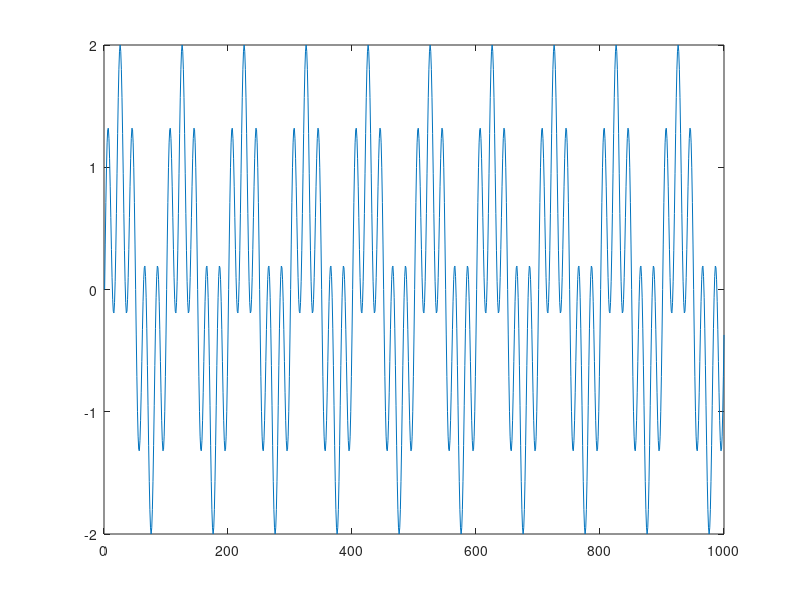

MATLAB code for this plot: (Note: this script raises an error after producing the figure.)
%% Definition of signal and parameters
fs = 1000;                            % sampling rate (Hz)
t = 0:1/fs:1-1/fs;                    % time axis
f1 = 10;                              % frequency of the first sine
f2 = 50;                              % frequency of the second sine
x = sin(2*pi*f1*t) + sin(2*pi*f2*t);  % input signal
plot(x);

%% Using the steganogram function
[S,F,T,P] = spectrogram(x,hamming(256),128,256,fs,'yaxis');

%% Steganogram drawing
figure
surf(T,F,10*log10(P),'edgecolor','none');
axis tight;
view(0,90);
xlabel('Time (seconds)');
ylabel('Frequency (Hz)');
title('signal steganography');
colorbar;